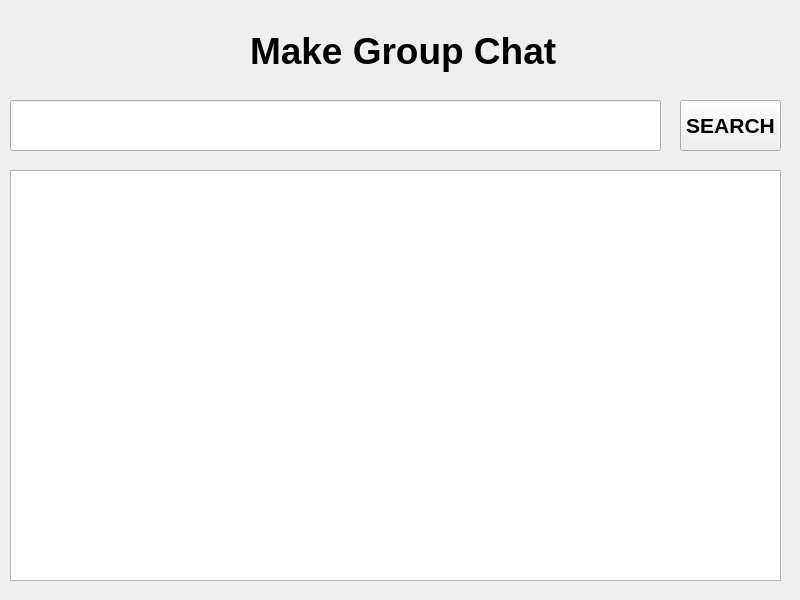
<?xml version="1.0" encoding="UTF-8"?>
<ui version="4.0">
 <class>SearchId</class>
 <widget class="QWidget" name="SearchId">
  <property name="geometry">
   <rect>
    <x>0</x>
    <y>0</y>
    <width>800</width>
    <height>600</height>
   </rect>
  </property>
  <property name="windowTitle">
   <string>Form</string>
  </property>
  <widget class="QLabel" name="label">
   <property name="geometry">
    <rect>
     <x>250</x>
     <y>30</y>
     <width>311</width>
     <height>42</height>
    </rect>
   </property>
   <property name="font">
    <font>
     <family>Ubuntu</family>
     <pointsize>28</pointsize>
     <weight>75</weight>
     <bold>true</bold>
    </font>
   </property>
   <property name="text">
    <string>Make Group Chat</string>
   </property>
  </widget>
  <widget class="QSplitter" name="splitter">
   <property name="geometry">
    <rect>
     <x>10</x>
     <y>170</y>
     <width>771</width>
     <height>411</height>
    </rect>
   </property>
   <property name="orientation">
    <enum>Qt::Horizontal</enum>
   </property>
   <widget class="QListWidget" name="listWidget">
    <property name="font">
     <font>
      <family>Ubuntu</family>
      <pointsize>20</pointsize>
      <weight>75</weight>
      <bold>true</bold>
     </font>
    </property>
   </widget>
  </widget>
  <widget class="QLineEdit" name="lineEdit_3">
   <property name="geometry">
    <rect>
     <x>10</x>
     <y>100</y>
     <width>651</width>
     <height>51</height>
    </rect>
   </property>
  </widget>
  <widget class="QPushButton" name="pushButton_3">
   <property name="geometry">
    <rect>
     <x>680</x>
     <y>100</y>
     <width>101</width>
     <height>51</height>
    </rect>
   </property>
   <property name="font">
    <font>
     <family>Ubuntu</family>
     <pointsize>16</pointsize>
     <weight>75</weight>
     <bold>true</bold>
    </font>
   </property>
   <property name="text">
    <string>SEARCH</string>
   </property>
  </widget>
 </widget>
 <resources/>
 <connections/>
</ui>
